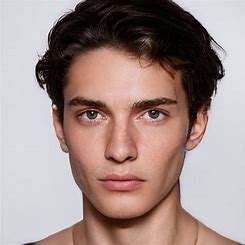
#> input picture picture/other_temp/p1.jpg, 245 x 245 px, found by its file name
$ python detector.py
#> lines starting #> are read from the running program, lines starting #| are printed output that depends on the picture; after the words box and inside, x2 and y2 are one past the last pixel; in counts of white or black regions, pixels touching at a corner belong together
import cv2
# import numpy as np
# import sys,os,glob,numpy
# from skimage import io


# specify image for face recognition and then store
img = cv2.imread("../other_temp/p1.jpg")
#> img is the input picture: shape (245, 245, 3); mean B, G, R 137.7, 140.9, 161.9
color = (0, 255, 0)


grey = cv2.cvtColor(img, cv2.COLOR_BGR2GRAY)
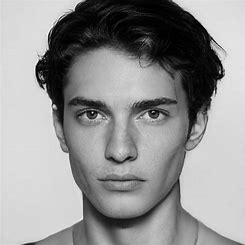
#> grey: shape (245, 245); min 0, max 254, mean 146.9

classfier = cv2.CascadeClassifier("./haarcascade_frontalface_alt2.xml")


faceRects = classfier.detectMultiScale(grey, scaleFactor=1.2, minNeighbors=3, minSize=(32, 32))
#> faceRects = [[46, 55, 152, 152]]
if len(faceRects) > 0:         # greater than 0, the face is detected
    for faceRect in faceRects: # frame each face individually
        x, y, w, h = faceRect
        cv2.rectangle(img, (x - 10, y - 10), (x + w + 10, y + h + 10), color, 3) # control the thickness of the green box
#> this loop made 1 pass
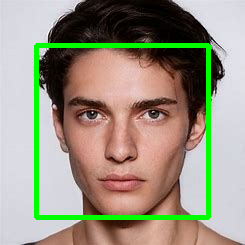
#> img: shape (245, 245, 3); 5.71% of pixels changed, all inside (x1, y1, x2, y2) = (34, 43, 211, 220)


# write the image
cv2.imwrite('../other_temp/p1_face.jpg',img)
cv2.imshow("Find Faces!",img)
cv2.waitKey(0)

$ run again, with picture/other_temp/p2.jpg copied over picture/other_temp/p1.jpg
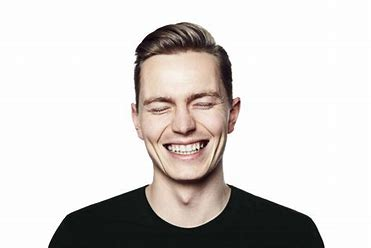
#> input picture picture/other_temp/p2.jpg, 371 x 248 px, found by its file name
#> img is the input picture: shape (248, 371, 3); mean B, G, R 205.4, 207.8, 211.7
#> `grey = cv2.cvtColor(img, cv2.COLOR_BGR2GRAY)`:
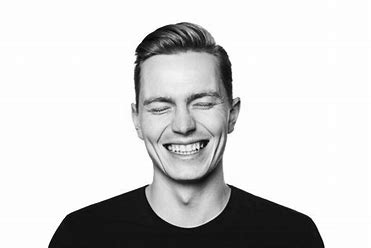
#> grey: shape (248, 371); min 0, max 255, mean 208.7
#> faceRects = [[128, 62, 109, 109]]
#> the loop `for faceRect in faceRects:` made 1 pass
#> after the loop `for faceRect in faceRects:`:
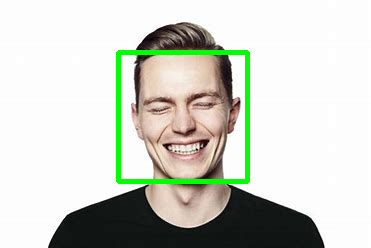
#> img: shape (248, 371, 3); 2.79% of pixels changed, all inside (x1, y1, x2, y2) = (116, 50, 250, 184)
